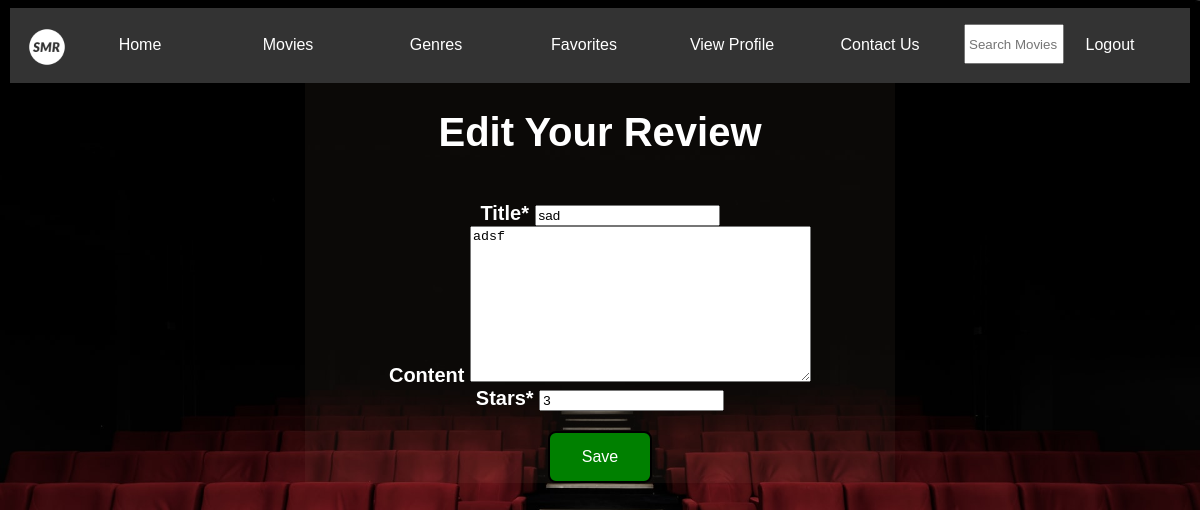
The app's page /review/1/edit/ (signed in), older data.
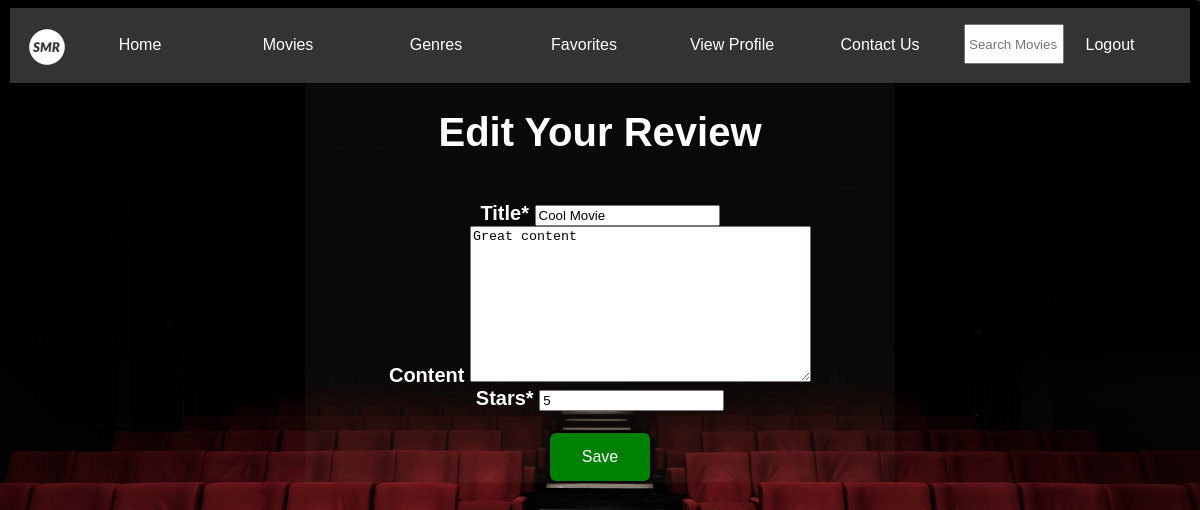
The same page, newer data.
### movie/models.py (models this page shows, shortened)
class Review(models.Model):
    title = models.CharField(max_length=200, validators=[validate_is_profane])
    content = models.TextField(blank=True, null=True, validators=[validate_is_profane])
    stars = models.IntegerField(validators=[
            MaxValueValidator(5),
            MinValueValidator(1),
        ])
    movie = models.ForeignKey(Movie, on_delete=models.CASCADE, related_name='reviews', related_query_name='review')
    user = models.ForeignKey(User, on_delete=models.CASCADE, related_name='reviews', related_query_name='review')
    created_date = models.DateTimeField(default=timezone.now)
    updated_date = models.DateTimeField(auto_now_add=True)

### movie/views.py (the view)
# urls.py: path('review/<int:pk>/edit/', views.review_edit, name='review_edit'),
@login_required
def review_edit(request, pk):
    user = request.user
    review = get_object_or_404(Review, pk=pk)
    if request.method == "POST":
        form = ReviewForm(request.POST, instance=review)
        if form.is_valid():
            review = form.save(commit=False)
            review.user = request.user
            review.save()
            review.updated_date = timezone.now()
            review.save()
            return redirect('movie-review:movie_detail', pk=review.movie_id)
    else:
        form = ReviewForm(instance=review)
    subject = 'Edited Review'
    html_message = render_to_string('website/review_edit_email.html', {'context': 'values'})
    plain_message = strip_tags(html_message)
    from_email = 'From bobanderson20199@gmail.com'
    to = user.email
    mail.send_mail(subject, plain_message, from_email, [to], html_message=html_message)
    return render(request, 'website/review_edit.html', {'form': form})

### movie/forms.py
class ReviewForm(forms.ModelForm):
   class Meta:
       model = Review
       fields = ('title', 'content', 'stars')
       user = User
       movie = Movie

### movie/templates/website/review_edit.html (shortened to what this page needs)
{% extends 'website/base.html' %}
{% load crispy_forms_filters %}
{% load crispy_forms_tags %}
{% block content %}
    <body>
    <div class="formwrapper" style="background-color: rgba(217, 179, 130, .05)">
    <h1>Edit Your Review</h1>
    <div class="formcontent">
    <form method="POST" class="review-form">{% csrf_token %}
         {{ form|crispy }}
        <div class="formcontent">
        <button type="submit" class="buttonadd">Save</button>
        </div>
    </form>
    </div>
    </div>
    </body>
{% endblock %}

Row changes from the older to the newer data that the page shows:
changed Review: title "sad" → "Cool Movie"; content "adsf" → "Great content"; stars "3" → "5"
